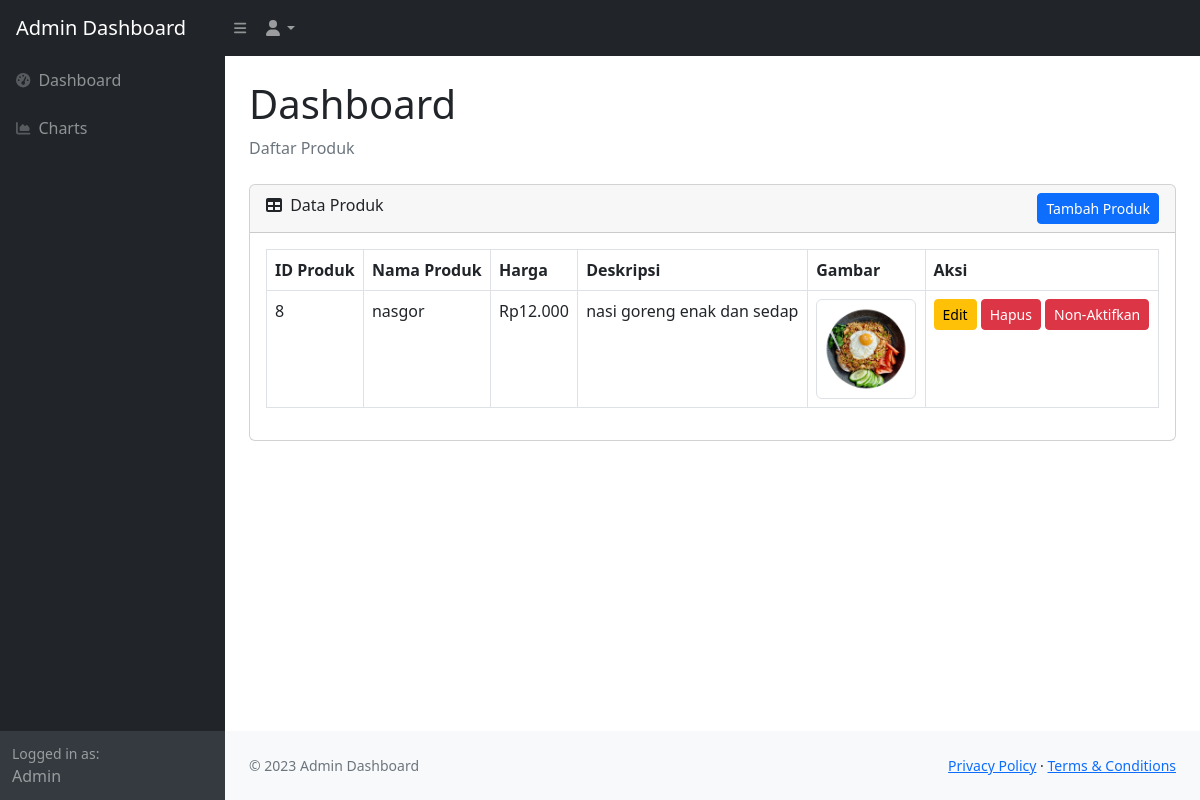
Before: /admin/index.php (signed in) with the older database file.
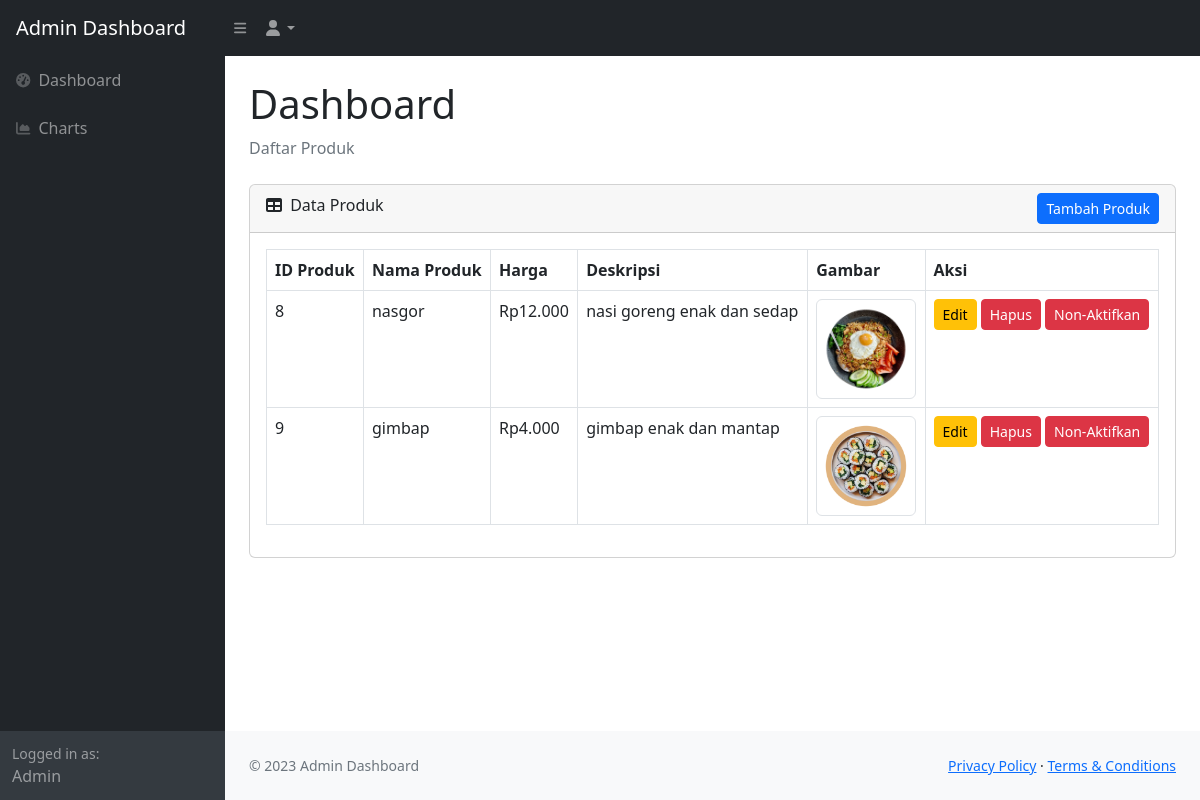
After: the same page with the newer database file.
### tables this page shows
CREATE TABLE `product` (
  `product_id` int NOT NULL,
  `name` varchar(255) NOT NULL,
  `price` decimal(10,2) NOT NULL,
  `description` text,
  `image` varchar(255) DEFAULT NULL,
  `is_active` tinyint(1) DEFAULT '1'
);

### admin/index.php (the view, shortened to what the changed rows need)
<?php
include '../db.php';
$query = "SELECT * FROM product";
$result = $conn->query($query);
?>
<!DOCTYPE html>
<html lang="en">
<head>
    <link href="https://cdn.jsdelivr.net/npm/bootstrap@5.3.3/dist/css/bootstrap.min.css" rel="stylesheet">
    <link href="css/styles.css" rel="stylesheet" />
</head>
<body class="sb-nav-fixed">
    <div id="layoutSidenav">
        <div id="layoutSidenav_content">
            <main>
                <div class="container-fluid px-4">
                    <h1 class="mt-4">Dashboard</h1>
                    <div class="card mb-4">
                        <div class="card-body">
                            <div class="table-responsive">
                                <table id="datatablesSimple" class="table table-bordered">
                                    <thead>
                                        <tr>
                                            <th>ID Produk</th>
                                            <th>Nama Produk</th>
                                            <th>Harga</th>
                                            <th>Deskripsi</th>
                                            <th>Gambar</th>
                                            <th>Aksi</th>
                                        </tr>
                                    </thead>
                                    <tbody>
                                        <?php while ($row = $result->fetch_assoc()): ?>
                                        <tr>
                                            <td><?php echo htmlspecialchars($row['product_id']); ?></td>
                                            <td><?php echo htmlspecialchars($row['name']); ?></td>
                                            <td>Rp<?php echo htmlspecialchars(number_format($row['price'], 0, ',', '.')); ?></td>
                                            <td><?php echo htmlspecialchars($row['description']); ?></td>
                                            <td><img src="<?php echo htmlspecialchars($row['image']); ?>" alt="Product Image" style="width: 100px;" class="img-thumbnail"></td>
                                            <td>
                                                <a href="edit_product.php?id=<?php echo $row['product_id']; ?>" class="btn btn-warning btn-sm">Edit</a>
                                                <a href="delete_product.php?id=<?php echo $row['product_id']; ?>" class="btn btn-danger btn-sm" onclick="return confirm('Apakah Anda yakin ingin menghapus produk ini?')">Hapus</a>
                                            <?php if ($row['is_active'] == 1): ?>
                                                <a href="toggle_status.php?id=<?php echo $row['product_id']; ?>&status=0" class="btn btn-danger btn-sm">Non-Aktifkan</a>
                                            <?php else: ?>
                                                <a href="toggle_status.php?id=<?php echo $row['product_id']; ?>&status=1" class="btn btn-success btn-sm">Aktifkan</a>
                                            <?php endif; ?>
                                        </td>
                                        </tr>
                                        <?php endwhile; ?>
                                    </tbody>
                                </table>
                            </div>
                        </div>
                    </div>
                </div>
            </main>
        </div>
    </div>
</body>
</html>

Changed rows visible on the page:
added product: product_id "9", name "gimbap", price "4.000", description "gimbap enak dan mantap", image (picture)
